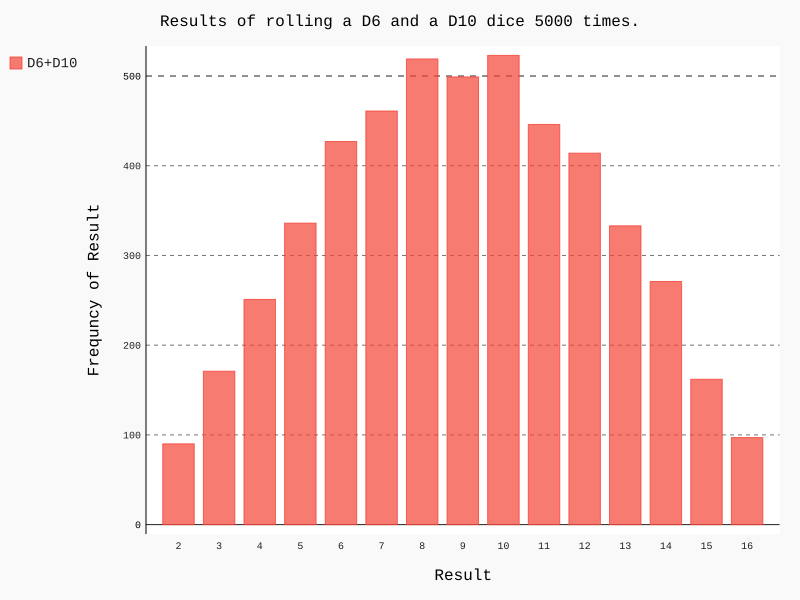

Recreate this plot in Python.
from die import Die
import pygal

#创建两个骰子实例
die_1 = Die()
die_2 = Die(10)

#统计多次结果，并存储
# results = []
# for roll_num in range(5000):
#     result = die_1.roll() + die_2.roll()
#     results.append(result)
results = [die_1.roll() + die_2.roll() for roll_num in range(5000)]

#分析结果
# frequencies = []
# max_result = die_2.num_sides + die_1.num_sides
# for value in range(2,max_result+1):
#     frequency = results.count(value)
#     frequencies.append(frequency)
max_result = die_2.num_sides + die_1.num_sides
frequencies = [results.count(value) for value in range(2,max_result+1)]

hist = pygal.Bar()

hist.title = "Results of rolling a D6 and a D10 dice 5000 times."
hist.x_labels = map(str,range(2,17))
hist.x_title = 'Result'
hist.y_title = 'Frequncy of Result'

hist.add('D6+D10',frequencies)
hist.render_to_file('dice_visual.svg')
